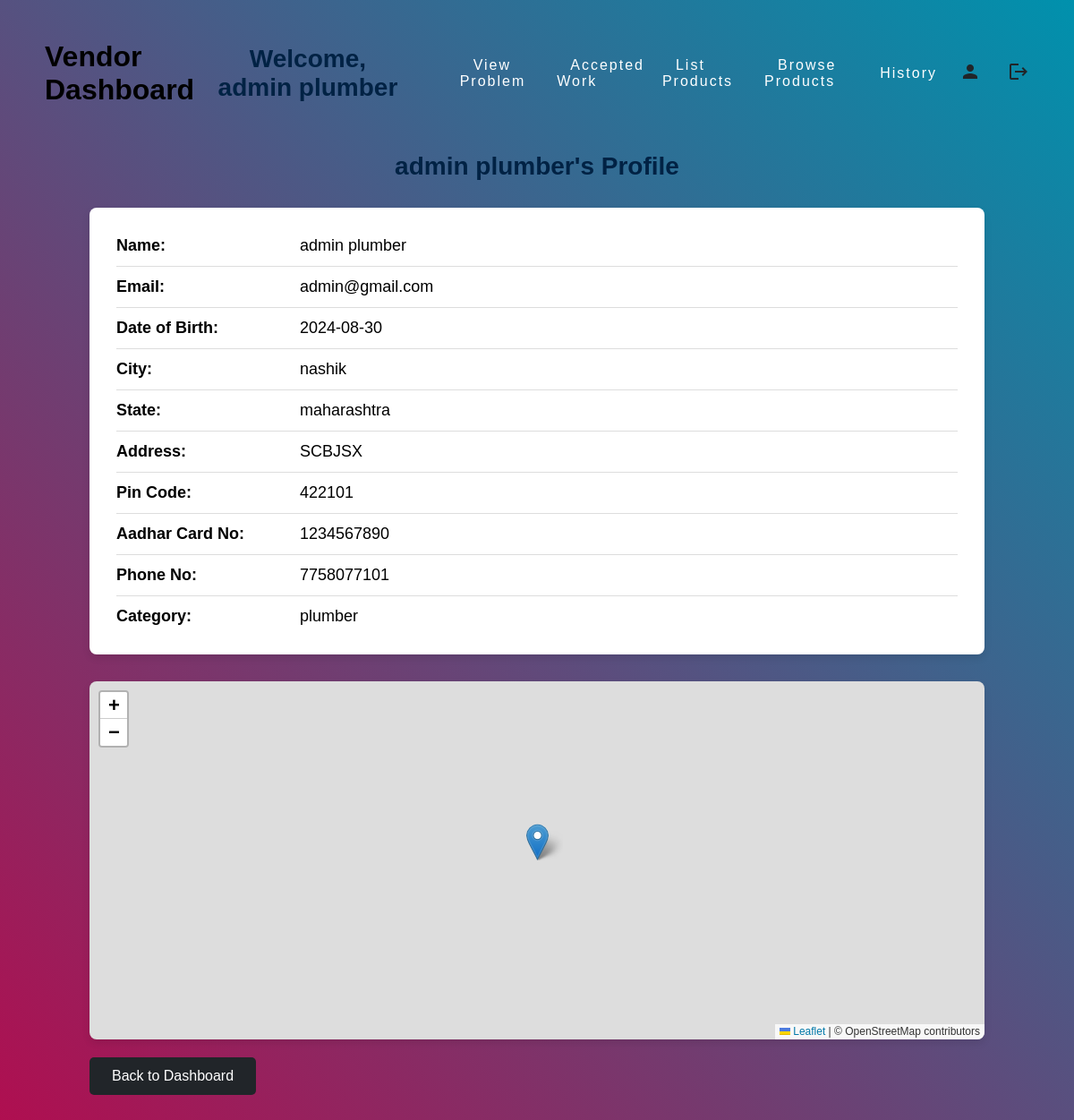
The app's page /vendor_profile (signed in) with its own data.
### models.py (models this page shows, shortened)
class Vendor(db.Model):
    id = db.Column(db.Integer, primary_key=True)
    name = db.Column(db.String(100), nullable=False)
    email = db.Column(db.String(100), unique=True, nullable=False)
    password = db.Column(db.String(255), nullable=False)
    date_of_birth = db.Column(db.Date, nullable=False)
    city = db.Column(db.String(100), nullable=False)
    state = db.Column(db.String(100), nullable=False)
    address = db.Column(db.String(255), nullable=False)
    pin_code = db.Column(db.String(10), nullable=False)
    aadhar_card_no = db.Column(db.String(12), nullable=False)
    phone_no = db.Column(db.String(15), nullable=False)
    category = db.Column(db.String(50), nullable=False)  # New field for category
    rating = db.Column(db.Float, nullable=True, default=0)
    lat = db.Column(db.Float)
    lng = db.Column(db.Float)

### app.py (the view)
@app.route('/vendor_profile')
def vendor_profile():
    if 'vendor_id' not in session:
        return redirect(url_for('vendor_login'))
    vendor = Vendor.query.get(session['vendor_id'])
    return render_template('vendor_profile.html', vendor=vendor)

### templates/vendor_profile.html (shortened to what this page needs)
{% extends "vendor_dashboard.html" %} {% block content %}
<!DOCTYPE html>
<html lang="en">
  <head>
    <link rel="stylesheet" href="https://unpkg.com/leaflet/dist/leaflet.css" />
  </head>
  <body>
    <main>
      <h2>{{ vendor.name }}'s Profile</h2>
      <div class="profile-container">
        <ul>
          <li><strong>Name:</strong> {{ vendor.name }}</li>
          <li><strong>Email:</strong> {{ vendor.email }}</li>
          <li><strong>Date of Birth:</strong> {{ vendor.date_of_birth }}</li>
          <li><strong>City:</strong> {{ vendor.city }}</li>
          <li><strong>State:</strong> {{ vendor.state }}</li>
          <li><strong>Address:</strong> {{ vendor.address }}</li>
          <li><strong>Pin Code:</strong> {{ vendor.pin_code }}</li>
          <li><strong>Aadhar Card No:</strong> {{ vendor.aadhar_card_no }}</li>
          <li><strong>Phone No:</strong> {{ vendor.phone_no }}</li>
          <li><strong>Category:</strong> {{ vendor.category }}</li>
        </ul>
      </div>
      <div id="map"></div>
      <a href="{{ url_for('vendor_dashboard') }}" class="btn-back"
        >Back to Dashboard</a
      ><br /><br /><br /><br />
    </main>
  </body>
</html>
{% endblock %}

### templates/vendor_dashboard.html (shortened to what this page needs)
<!DOCTYPE html>
<html lang="en">
  <head>
    <link rel="stylesheet" href="../static/css/vendordashboard.css" />
  </head>
  <body>
    <header>
         <h1 class="logo">Vendor Dashboard</h1>
        <h2 class="logo">Welcome, {{ vendor.name }}</h2>
      <ul>
        <li><a href=""></a></li>
        <li><a href="{{ url_for('view_problems') }}">View Problem</a></li>
        <li><a href="{{ url_for('accepted_work') }}">Accepted Work</a></li>
        <li><a href="{{ url_for('list_product') }}">List Products</a></li>
        <li><a href="{{ url_for('browse_products') }}">Browse Products</a></li>
        <li><a href="{{ url_for('history') }}">History</a></li>
      </ul>
      <div class="icon-container">
        <a href="{{ url_for('vendor_profile') }}" class="profile-icon">
          <span class="material-icons">person</span>
        </a>
        <a href="{{ url_for('logout') }}" class="logout-icon">
          <span class="material-icons">logout</span>
        </a>
      </div>
    </header>
    <main>
      {% block content %}{% endblock %}
    </main>
  </body>
</html>

### templates/vendor_profile.html (style rules this page uses)
body { background: linear-gradient( 45deg, #b7094c, #a01a58, #892b64, #723c70, #5c4d7d, #455e89, #2e6f95, #1780a1, #0091ad ); }
main { padding: 70px 0; max-width: 1000px; margin: auto; }
h2 { font-family: "Arial", sans-serif; margin-top: 30px; text-align: center; color: #002244; margin-bottom: 30px; font-size: 28px; animation: fadeIn 1s ease-in; }
.profile-container { background: #fff; padding: 20px 30px; border-radius: 8px; box-shadow: 0 4px 8px rgba(0, 0, 0, 0.1); }
.profile-container ul { list-style: none; padding: 0; }
.profile-container li { padding: 12px 0; border-bottom: 1px solid #ddd; font-size: 18px; }
.profile-container li:last-child { border-bottom: none; }
.profile-container li strong { color: #000; width: 200px; display: inline-block; }
#map { height: 400px; width: 100%; margin-top: 30px; border-radius: 8px; overflow: hidden; box-shadow: 0 4px 8px rgba(0, 0, 0, 0.1); }
.btn-back { display: inline-block; margin-top: 20px; padding: 12px 25px; background-color: #212529; color: #fff; text-decoration: none; border-radius: 5px; transition: background-color 0.3s, transform 0.2s; }

### records on screen
Vendor: name "admin plumber", email "admin@gmail.com", date_of_birth "2024-08-30", city "nashik", state "maharashtra", address "SCBJSX", pin_code "422101", aadhar_card_no "1234567890", phone_no "7758077101", category "plumber"
